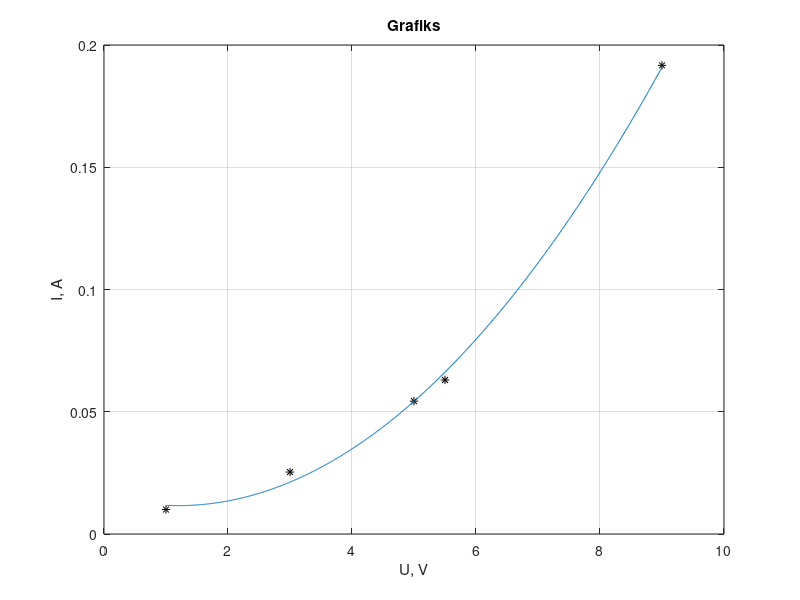

Here is the MATLAB script that generated this plot:
Vm = [1 3 5 5.5 9];

Im = [10 25 55 60 190; 12 26 58 59 199; 8 25 50 70 186]*1e-3;

Imv = mean(Im);

V = min(Vm):0.01:max(Vm);

C = polyfit(Vm,Imv,2);

I = polyval(C,V);%C(1)*V.^3 + C(2)*V.^2 + C(3)*V.^1 + C(4)*V.^0;

plot(Vm,Imv,"k*",V,I)

xlabel("U, V")

ylabel("I, A")

title("Grafiks")

grid on
